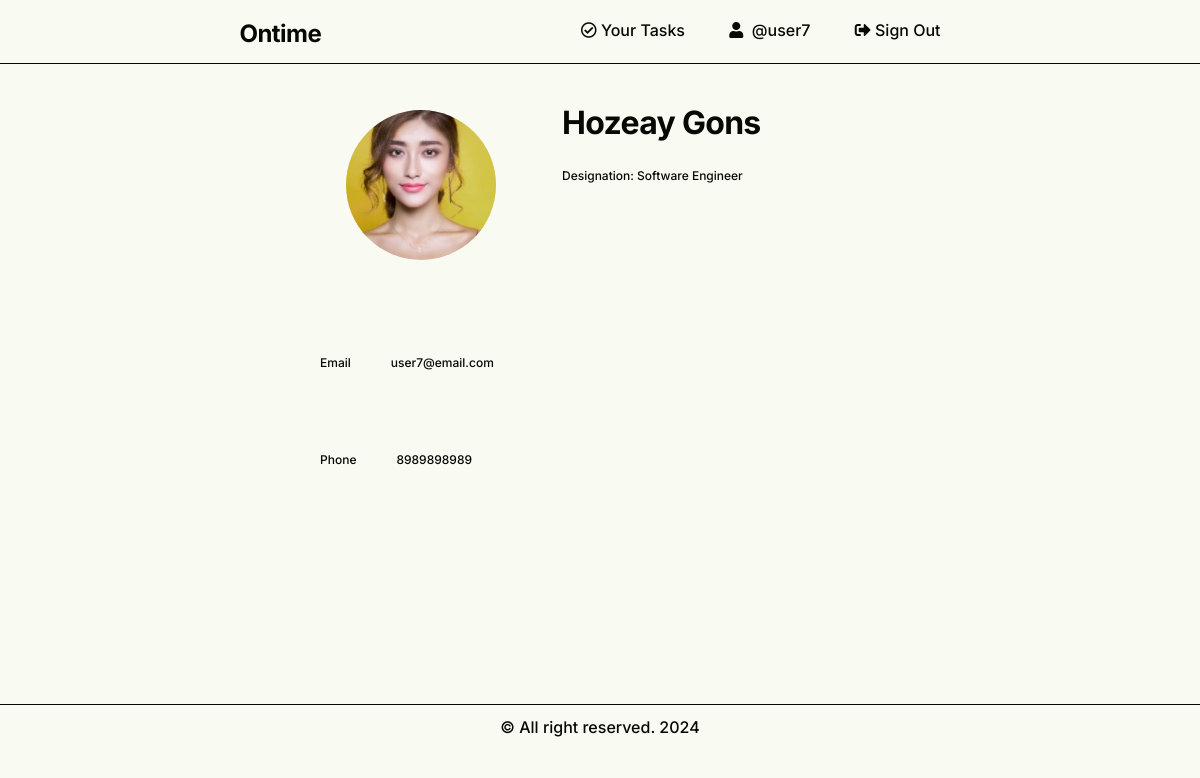
The page /profile.php (signed in) on the database its author committed.
### tables this page shows
CREATE TABLE `profiles` (
  `id` int(11) NOT NULL,
  `user_id` int(11) NOT NULL,
  `firstname` varchar(255) NOT NULL,
  `middlename` varchar(255) DEFAULT NULL,
  `lastname` varchar(255) NOT NULL,
  `picture` varchar(255) DEFAULT NULL,
  `designation` varchar(255) DEFAULT NULL,
  `created_at` datetime DEFAULT current_timestamp(),
  `updated_at` datetime DEFAULT current_timestamp() ON UPDATE current_timestamp()
);

### System/SessionManager.php (called while the page is built, shortened)
<?php
class SessionManager
{
	public function __construct($sessionName = 'ontime_session')
	{
		$this->sessionName = $sessionName;
	}
	public function get($key)
	{
		return isset($_SESSION[$key]) ? $_SESSION[$key] : null;
	}
}

### profile.php (the view, shortened to what this page needs)
<?php
$session = new SessionManager();
$pdo = Connection::getInstance();
$sql = 'SELECT * FROM profiles WHERE user_id=:user_id';
$user_id = $session->get('logged_user')['id'];
$statement = $pdo->prepare($sql);
$statement->bindValue(':user_id', $user_id);
$statement->execute();
$profile = $statement->fetch(PDO::FETCH_ASSOC);
?>
<?php include 'partials/header.php'; ?>
<div id="profile-wrapper" class="center-50">
    <div class="profile-box">
        <div>
            <div class="image-container">
                <img id="profilePicture" src="<?= "uploads/" . $profile['picture']; ?>" width="150" height="150">
            </div>
        </div>
        <div>
            <h1 id="aboutHeading" style="display: flex;"><?= $profile['firstname'] ?? '' ?>
                <?= $profile['lastname'] ?? '' ?>
            </h1>
            <p><small>Designation:&nbsp;<?= $profile['designation'] ?? '' ?></small></p>
        </div>
    </div>
    <div class="profile-box">
        <div>
            <p><small>Email</small></p>
        </div>
        <div>
            <p><small><?= $session->get('logged_user')['email'] ?? '' ?></small></p>
        </div>
    </div>
    <div class="profile-box">
        <div>
            <p><small>Phone</small></p>
        </div>
        <div>
            <p><small><?= $session->get('logged_user')['phone'] ?? '' ?></small></p>
        </div>
    </div>
</div>
<?php include 'partials/footer.php'; ?>

### style.css (style rules this page uses)
:root { --primary-color: #B6BA50; --secondary-color: #A2DAAF; --accent-color: #7ACBB0; --error-color: #B93532; --bg-color: #F9FAF2; --text-color: #070703; }
body { font-size: 16px; font-family: "Inter", sans-serif; font-weight: 500; line-height: 1.6; color: var(--text-color); background-color: var(--bg-color); }
h1, h2 { font-family: inherit; font-weight: 700; line-height: 1.15; letter-spacing: -0.022em; margin-bottom: 20px; }
h1 { margin-bottom: 20px; }
p { font-size: 1rem; margin-bottom: 15px; }
small { font-size: 0.75rem; }
.profile-box { display: flex; }
.profile-box div { padding: 20px; }
.profile-box div img { border-radius: 50%; border: 6px solid var(--bg-color); }
.image-container { position: relative; display: inline-block; }
.center-50 { width: 50%; margin: 0 auto; }
div.center-50 img { max-width: 100%; height: auto; display: block; }

### rows shown on the page
profiles: picture (picture), firstname "Hozeay", lastname "Gons", designation "Software Engineer"

### other values the page prints
$session->get('logged_user')['username'] "user7"
$session->get('logged_user')['email'] "user7@email.com"
$session->get('logged_user')['phone'] "8989898989"
